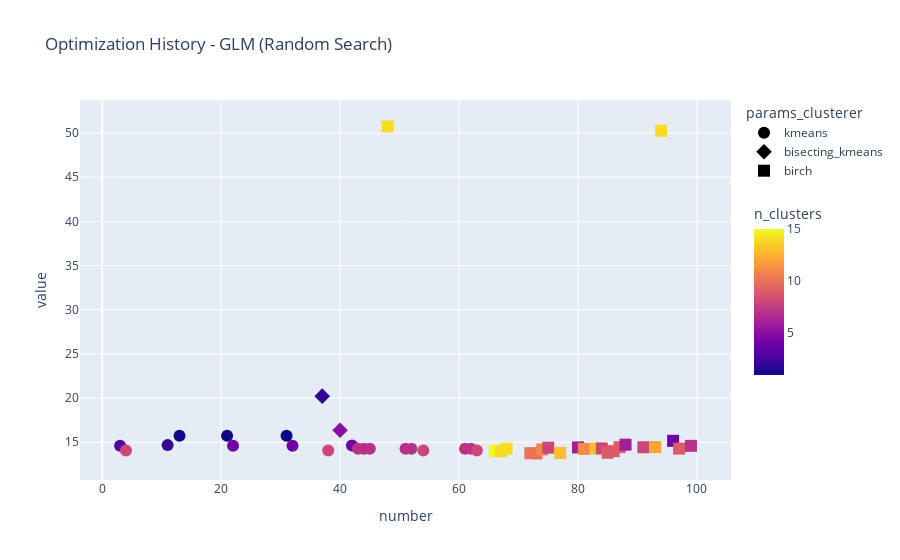

Notebook code cell kept with this figure:
### Code cell
fig = px.scatter(df_filter_glm, 
                 x="number", 
                 y="value", 
                 symbol="params_clusterer",
                 color="n_clusters",
                 title="Optimization History - GLM (Random Search)",)
fig.update_traces(marker=dict(size=12))
fig.update_coloraxes(
    colorbar_title_side="top",
    colorbar=dict(len=0.5)  
)

fig.show()

### Figure 1 — Plotly figure (JSON) as saved in the notebook; plotly's stock layout.template omitted (floating-point values rounded to 4 significant figures)
{"data": [{"hovertemplate": "params_clusterer=kmeans<br>number=%{x}<br>value=%{y}<br>n_clusters=%{marker.color}<extra></extra>", "legendgroup": "kmeans", "marker": {"color": [3.0, 8.0, 2.0, 1.0, 1.0, 4.0, 1.0, 4.0, 8.0, 4.0, 7.0, 7.0, 7.0, 7.0, 7.0, 8.0, 7.0, 7.0, 8.0], "coloraxis": "coloraxis", "size": 12, "symbol": "circle"}, "mode": "markers", "name": "kmeans", "orientation": "v", "showlegend": true, "type": "scatter", "x": [3, 4, 11, 13, 21, 22, 31, 32, 38, 42, 43, 44, 45, 51, 52, 54, 61, 62, 63], "xaxis": "x", "y": [14.61, 14.06, 14.68, 15.75, 15.75, 14.6, 15.75, 14.6, 14.06, 14.63, 14.27, 14.27, 14.27, 14.27, 14.27, 14.06, 14.27, 14.27, 14.06], "yaxis": "y"}, {"hovertemplate": "params_clusterer=bisecting_kmeans<br>number=%{x}<br>value=%{y}<br>n_clusters=%{marker.color}<extra></extra>", "legendgroup": "bisecting_kmeans", "marker": {"color": [2.0, 5.0], "coloraxis": "coloraxis", "size": 12, "symbol": "diamond"}, "mode": "markers", "name": "bisecting_kmeans", "orientation": "v", "showlegend": true, "type": "scatter", "x": [37, 40], "xaxis": "x", "y": [20.22, 16.36], "yaxis": "y"}, {"hovertemplate": "params_clusterer=birch<br>number=%{x}<br>value=%{y}<br>n_clusters=%{marker.color}<extra></extra>", "legendgroup": "birch", "marker": {"color": [14.0, 15.0, 14.0, 14.0, 10.0, 10.0, 11.0, 8.0, 13.0, 6.0, 11.0, 13.0, 8.0, 9.0, 9.0, 9.0, 6.0, 8.0, 12.0, 14.0, 4.0, 9.0, 7.0], "coloraxis": "coloraxis", "size": 12, "symbol": "square"}, "mode": "markers", "name": "birch", "orientation": "v", "showlegend": true, "type": "scatter", "x": [48, 66, 67, 68, 72, 73, 74, 75, 77, 80, 81, 83, 84, 85, 86, 87, 88, 91, 93, 94, 96, 97, 99], "xaxis": "x", "y": [50.74, 14.02, 13.97, 14.28, 13.77, 13.73, 14.19, 14.39, 13.79, 14.42, 14.25, 14.3, 14.31, 13.81, 13.99, 14.45, 14.73, 14.44, 14.46, 50.26, 15.17, 14.29, 14.59], "yaxis": "y"}], "layout": {"coloraxis": {"colorbar": {"len": 0.5, "title": {"side": "top", "text": "n_clusters"}}, "colorscale": [[0, "#0d0887"], [0.1111, "#46039f"], [0.2222, "#7201a8"], [0.3333, "#9c179e"], [0.4444, "#bd3786"], [0.5556, "#d8576b"], [0.6667, "#ed7953"], [0.7778, "#fb9f3a"], [0.8889, "#fdca26"], [1, "#f0f921"]]}, "legend": {"title": {"text": "params_clusterer"}, "tracegroupgap": 0}, "title": {"text": "Optimization History - GLM (Random Search)"}, "xaxis": {"anchor": "y", "domain": [0, 1], "title": {"text": "number"}}, "yaxis": {"anchor": "x", "domain": [0, 1], "title": {"text": "value"}}}}
